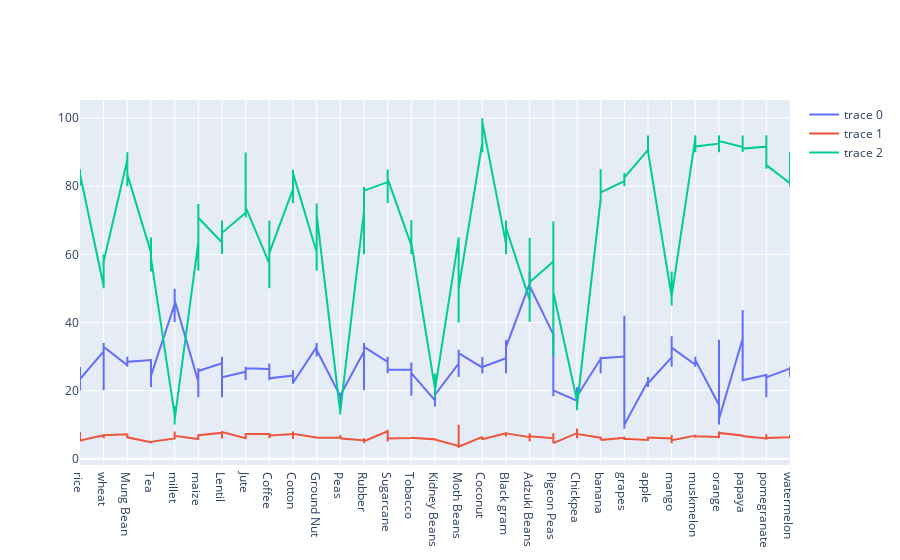

Notebook code cell kept with this figure:
### Code cell
import plotly.graph_objects as go 

fig4 = go.Figure()
fig4.add_trace(go.Scatter(y = df['temperature'], x=df['label']))
fig4.add_trace(go.Scatter(y = df['ph'], x=df['label']))
fig4.add_trace(go.Scatter(y = df['humidity'], x=df['label']))

### Figure 1 — Plotly figure (JSON) as saved in the notebook; plotly's stock layout.template omitted (floating-point values rounded to 4 significant figures; data arrays with more than 128 entries replaced by an {"elided": "..."} marker saying what was removed)
{"data": [{"type": "scatter", "x": {"elided": "3100 str values"}, "y": {"elided": "3100 float values"}}, {"type": "scatter", "x": {"elided": "3100 str values"}, "y": {"elided": "3100 float values"}}, {"type": "scatter", "x": {"elided": "3100 str values"}, "y": {"elided": "3100 float values"}}], "layout": {}}
